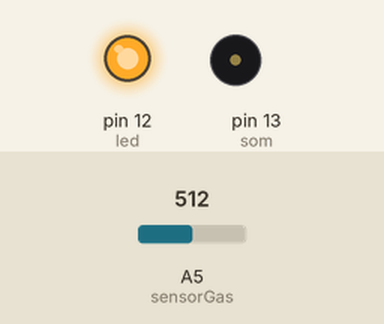
Simulated run of this sketch. Board: Arduino Uno, built with avr-gcc and run on an emulated ATmega328P. Parts: output pins drawn as LEDs (lit = HIGH), buzzer (waves = sounding). Inputs (shaded band) come from the test bench; at power-on: A5 (sensorGas) = 512.

Above: at 1.8 s.
1.9 s: A5 (sensorGas) set to 259
5.4 s: A5 (sensorGas) set to 242
At 7.0 s:
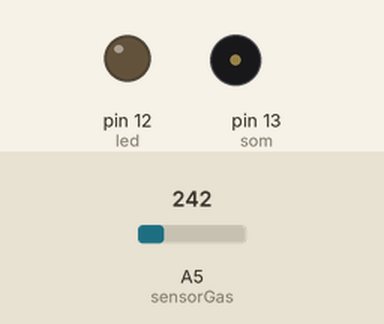
7.5 s: A5 (sensorGas) set to 260
At 7.9 s:
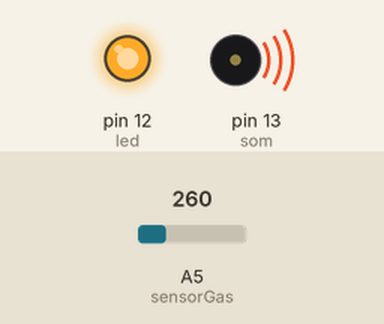
11.5 s: A5 (sensorGas) set to 240
At 12.3 s:
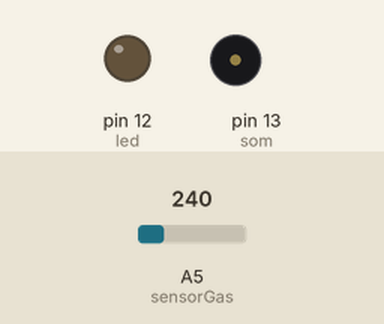
Timing chart, 0 to 14.0 s (numbered marks = the images above; inputs shaded):
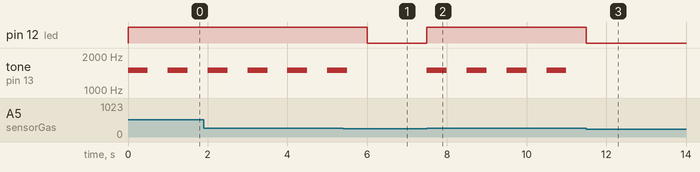

Measured:
- the behaviour switches between 251 and 250 on A5 (sensorGas) (found by bisection; images 0 and 1)
- after the input at 5.4 s, pin 12 (led): HIGH → LOW after 0.60 s; tone on pin 13 (som): goes on until 5.5 s, then stays silent
- after the input at 7.5 s, pin 12 (led): LOW → HIGH at once; tone on pin 13 (som): alternates 1500 Hz for 0.50 s and silent for 0.50 s, starting at once
- after the input at 11.5 s, pin 12 (led): HIGH → LOW at once; tone on pin 13 (som): stops changing and stays silent
- by itself, tone on pin 13 (som): alternates 1500 Hz for 0.50 s and silent for 0.50 s

The sketch:

sensor_de_g_s1.ino
```cpp
//primeiro sensor de gas


byte led = 12;
byte som = 13;
int sensorGas = A5;
int valorSensorGas = 0;

void setup() {
  Serial.begin(9600);
  pinMode (sensorGas, INPUT);
  pinMode (led, OUTPUT);
}
  void loop()
{
  valorSensorGas = analogRead(sensorGas);

  if (valorSensorGas >250)
  {

    digitalWrite(led, HIGH);
    tone(som, 1500);
    delay(500);
    noTone (som);
    delay(500);
  }
  else
  {
    digitalWrite(led, LOW);
  }
}
```
